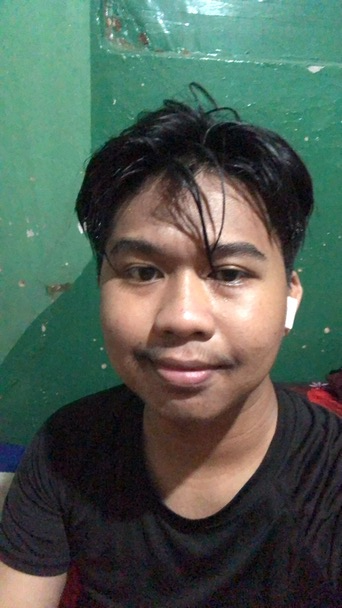
#> input picture mukapikri.jpg, 342 x 608 px, found by its file name
$ jupyter execute 'Tugas Pengolahan Citra1.ipynb'
#> lines starting #> are read from the running program, lines starting #| are printed output that depends on the picture; after the words box and inside, x2 and y2 are one past the last pixel; in counts of white or black regions, pixels touching at a corner belong together
Nama : Fikri Khoiruddin

---

NPM : 202143502286

---

Kelas :R84

---

MK : Pengolahan Citra

> Import library yang diperlukan

[cell 1]
import cv2
import numpy as np
import matplotlib.pyplot as plt
import urllib.request

> Mengambil File Image dari GitHub

[cell 2]
url = 'https://raw.githubusercontent.com/jurus231/Image-Processing-Point-Operation-/main/mukapikri.jpg'

[cell 3]
resp = urllib.request.urlopen(url)
image_array = np.asarray(bytearray(resp.read()), dtype=np.uint8)

> Membaca Image yang telah diambil

[cell 4]
image_color = cv2.imdecode(image_array, cv2.IMREAD_COLOR)
#> image_color is the input picture: shape (608, 342, 3); mean B, G, R 82.8, 93.3, 79.5
image_rgb = cv2.cvtColor(image_color, cv2.COLOR_BGR2RGB)

plt.imshow(image_rgb)
plt.axis('off')
plt.title("Muka Pikri")
plt.show()

> Melakukan penambahan kecerahan pada image

[cell 5]
bright_image = cv2.add(image_rgb, 50)
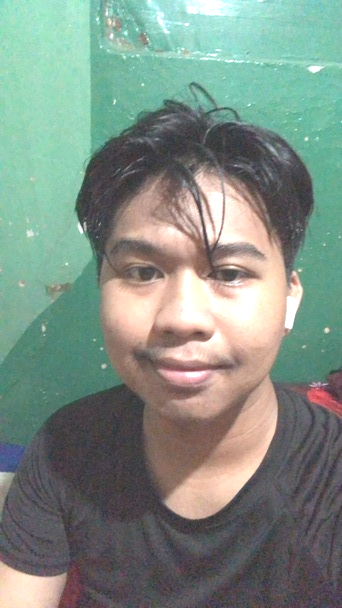
#> bright_image: shape (608, 342, 3); mean R, G, B 128, 142.9, 132.6
plt.imshow(bright_image)
plt.axis('off')
plt.title("Muka Pikri tapi Cerah")
plt.show()

> Operasi Inversi Negatif Pada Image

[cell 6]
# Inversi warna untuk setiap channel (R, G, B)
negative_color = 255 - image_color
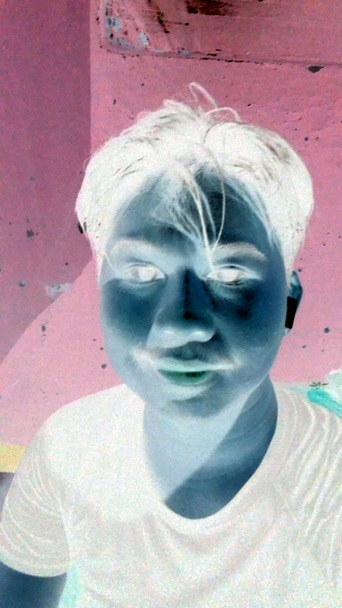
#> negative_color: shape (608, 342, 3); mean B, G, R 172.2, 161.7, 175.5

# Convert kembali ke RGB untuk tampilan yang benar
negative_rgb = cv2.cvtColor(negative_color, cv2.COLOR_BGR2RGB)

# Tampilkan hasilnya
plt.imshow(negative_rgb)
plt.axis('off')
plt.title("Inversi (Negatif)")
plt.show()

> Operasi Thresholding pada Image

[cell 7]
# Convert gambar menjadi grayscale terlebih dahulu
gray_image = cv2.cvtColor(image_color, cv2.COLOR_BGR2GRAY)
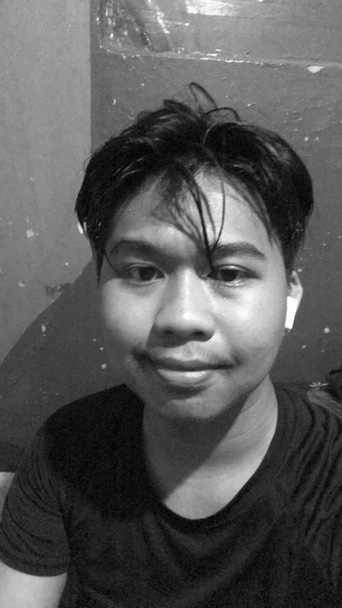
#> gray_image: shape (608, 342); min 0, max 255, mean 88

# Lakukan threshold pada gambar grayscale
_, threshold_color = cv2.threshold(gray_image, 127, 255, cv2.THRESH_BINARY)
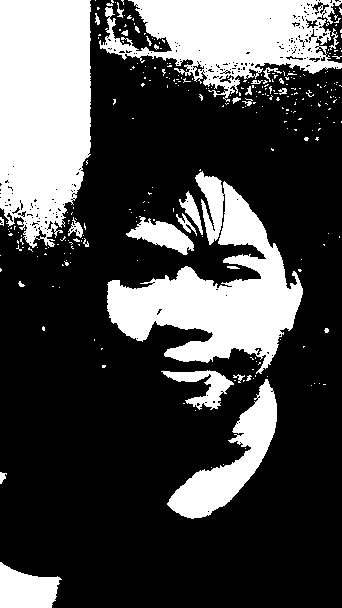
#> threshold_color: shape (608, 342); 29% white; 287 white regions (257 under 20 px), largest, box (x1, y1, x2, y2) and area: (0, 0, 91, 248) 19439, (107, 171, 303, 374) 16122, (99, 0, 342, 102) 13008

# Convert kembali threshold ke gambar berwarna
threshold_bgr = cv2.cvtColor(threshold_color, cv2.COLOR_GRAY2BGR)
threshold_rgb = cv2.cvtColor(threshold_bgr, cv2.COLOR_BGR2RGB)

# Tampilkan hasilnya
plt.imshow(threshold_rgb)
plt.axis('off')
plt.title("Thresholding")
plt.show()

> Operasi penambahan Kontras pada Image

[cell 8]
# Perbesar kontras untuk setiap channel (R, G, B)
contrast_color = np.clip(image_color * 1.5, 0, 255).astype(np.uint8)
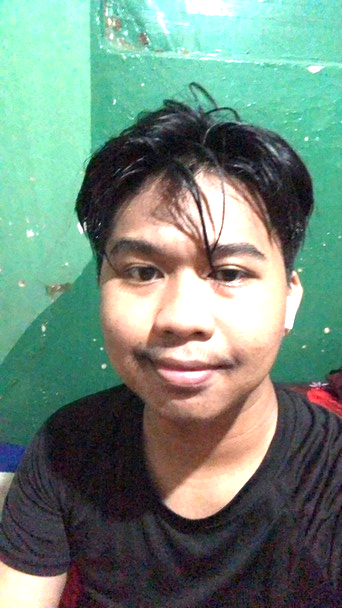
#> contrast_color: shape (608, 342, 3); mean B, G, R 122.5, 136.6, 112.3

# Convert kembali ke RGB untuk tampilan yang benar
contrast_rgb = cv2.cvtColor(contrast_color, cv2.COLOR_BGR2RGB)

# Tampilkan hasilnya
plt.imshow(contrast_rgb)
plt.axis('off')
plt.title("Kontras ×1.5")
plt.show()
